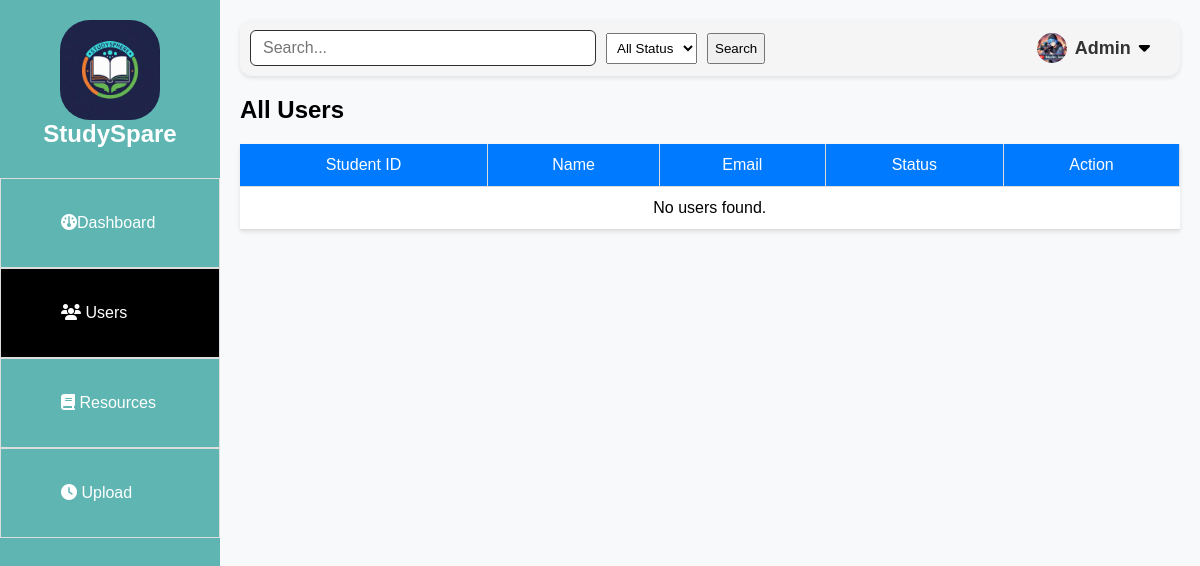
The app's page /user.php (signed in), older data.
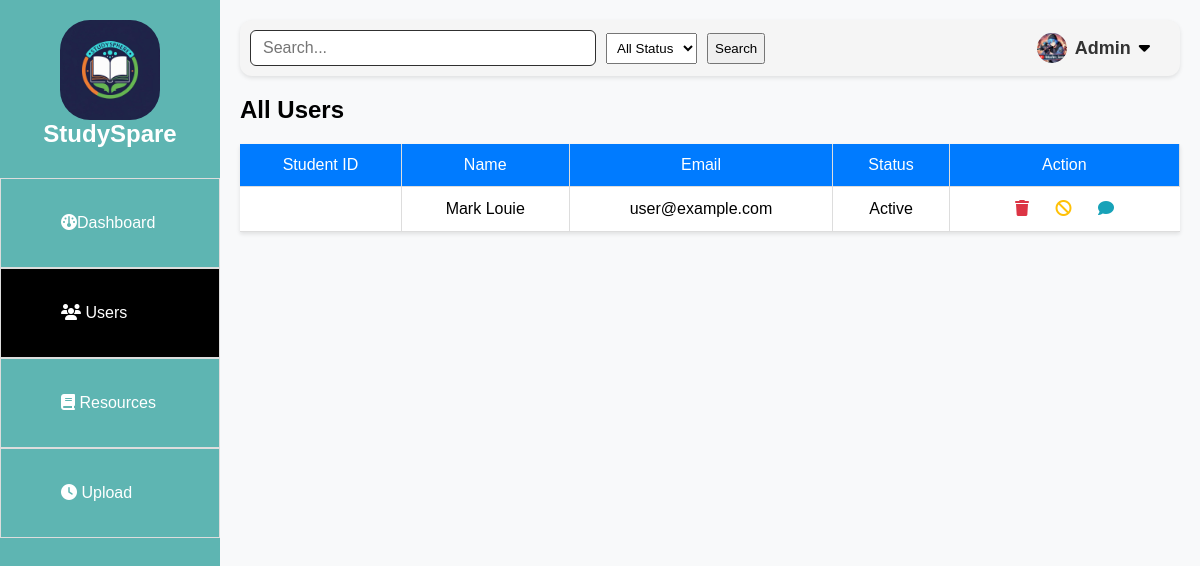
The same page, newer data.
### tables this page shows
CREATE TABLE `users` (
  `id` int(11) NOT NULL,
  `name` varchar(100) NOT NULL,
  `email` varchar(100) NOT NULL,
  `password` varchar(255) NOT NULL,
  `status` enum('Active','Inactive','Banned') DEFAULT 'Active',
  `created_at` timestamp NOT NULL DEFAULT current_timestamp()
);

### user.php (the view, shortened to what this page needs)
<?php
include 'php/db.php';
?>
<!DOCTYPE html>
<html lang="en">
<head>
  <link rel="stylesheet" href="style/index.css">
  <link rel="stylesheet" href="https://cdnjs.cloudflare.com/ajax/libs/font-awesome/6.5.0/css/all.min.css" />
</head>
<body>
  <?php include 'include/sidebar.php'; ?>
  <div class="main">
    <?php include 'include/header.php'; ?>
    <div class="table-container">
      <div class="heading">
        <h2>All Users</h2>
      </div>
      <table class="luser">
        <thead>
          <tr>
            <td>Student ID</td>
            <td>Name</td>
            <td>Email</td>
            <td>Status</td>
            <td>Action</td>
          </tr>
        </thead>
        <tbody>
          <?php
            $sql = "SELECT * FROM users WHERE 1=1";
            $result = $conn->query($sql);
            if ($result && $result->num_rows > 0):
                while ($row = $result->fetch_assoc()):
          ?>
          <tr>
            <td><?= htmlspecialchars($row['studentid']) ?></td>
            <td><?= htmlspecialchars($row['name']) ?></td>
            <td><?= htmlspecialchars($row['email']) ?></td>
            <td><?= ucfirst(htmlspecialchars($row['status'])) ?></td>
            <td>
              <button class="icon-button"><i class="fas fa-trash delete-icon"></i></button>
              <button class="icon-button"><i class="fas fa-ban warn-icon"></i></button>
              <button class="icon-button"><i class="fas fa-comment comment-icon"></i></button>
            </td>
          </tr>
          <?php endwhile; else: ?>
            <tr><td colspan="5">No users found.</td></tr>
          <?php endif; ?>
        </tbody>
      </table>
    </div>
  </div>
</body>
</html>

Row changes from the older to the newer data that the page shows:
added users: name "Mark Louie", email "user@example.com", status "Active"
Text that changed along with them:
text no longer shown: "No users found."
